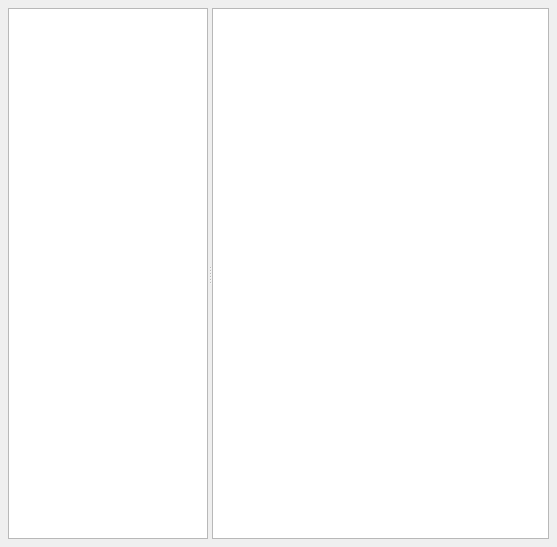
<ui version="4.0" >
 <class>Browser</class>
 <widget class="QWidget" name="Browser" >
  <property name="geometry" >
   <rect>
    <x>0</x>
    <y>0</y>
    <width>557</width>
    <height>547</height>
   </rect>
  </property>
  <property name="windowTitle" >
   <string>Qt SQL Browser</string>
  </property>
  <layout class="QVBoxLayout" >
   <property name="spacing" >
    <number>6</number>
   </property>
   <property name="leftMargin" >
    <number>8</number>
   </property>
   <property name="topMargin" >
    <number>8</number>
   </property>
   <property name="rightMargin" >
    <number>8</number>
   </property>
   <property name="bottomMargin" >
    <number>8</number>
   </property>
   <item>
    <widget class="QSplitter" name="splitter_2" >
     <property name="sizePolicy" >
      <sizepolicy vsizetype="Expanding" hsizetype="Preferred" >
       <horstretch>0</horstretch>
       <verstretch>0</verstretch>
      </sizepolicy>
     </property>
     <property name="orientation" >
      <enum>Qt::Horizontal</enum>
     </property>
     <widget class="ConnectionWidget" name="connectionWidget" >
      <property name="sizePolicy" >
       <sizepolicy vsizetype="Expanding" hsizetype="Fixed" >
        <horstretch>1</horstretch>
        <verstretch>0</verstretch>
       </sizepolicy>
      </property>
      <property name="maximumSize" >
       <size>
        <width>200</width>
        <height>16777215</height>
       </size>
      </property>
     </widget>
     <widget class="QTableView" name="table" >
      <property name="sizePolicy" >
       <sizepolicy vsizetype="Expanding" hsizetype="Expanding" >
        <horstretch>2</horstretch>
        <verstretch>0</verstretch>
       </sizepolicy>
      </property>
      <property name="font" >
       <font>
        <pointsize>16</pointsize>
        <weight>75</weight>
        <bold>true</bold>
       </font>
      </property>
      <property name="contextMenuPolicy" >
       <enum>Qt::ActionsContextMenu</enum>
      </property>
      <property name="horizontalScrollBarPolicy" >
       <enum>Qt::ScrollBarAsNeeded</enum>
      </property>
      <property name="autoScroll" >
       <bool>true</bool>
      </property>
      <property name="alternatingRowColors" >
       <bool>true</bool>
      </property>
      <property name="selectionBehavior" >
       <enum>QAbstractItemView::SelectRows</enum>
      </property>
      <property name="gridStyle" >
       <enum>Qt::DotLine</enum>
      </property>
     </widget>
    </widget>
   </item>
  </layout>
  <action name="insertRowAction" >
   <property name="enabled" >
    <bool>false</bool>
   </property>
   <property name="text" >
    <string>&amp;Insert Row</string>
   </property>
   <property name="statusTip" >
    <string>Inserts a new Row</string>
   </property>
  </action>
  <action name="deleteRowAction" >
   <property name="enabled" >
    <bool>false</bool>
   </property>
   <property name="text" >
    <string>&amp;Delete Row</string>
   </property>
   <property name="statusTip" >
    <string>Deletes the current Row</string>
   </property>
  </action>
 </widget>
 <customwidgets>
  <customwidget>
   <class>ConnectionWidget</class>
   <extends>QTreeView</extends>
   <header>connectionwidget.h</header>
  </customwidget>
 </customwidgets>
 <tabstops>
  <tabstop>connectionWidget</tabstop>
  <tabstop>table</tabstop>
 </tabstops>
 <resources/>
 <connections/>
</ui>
